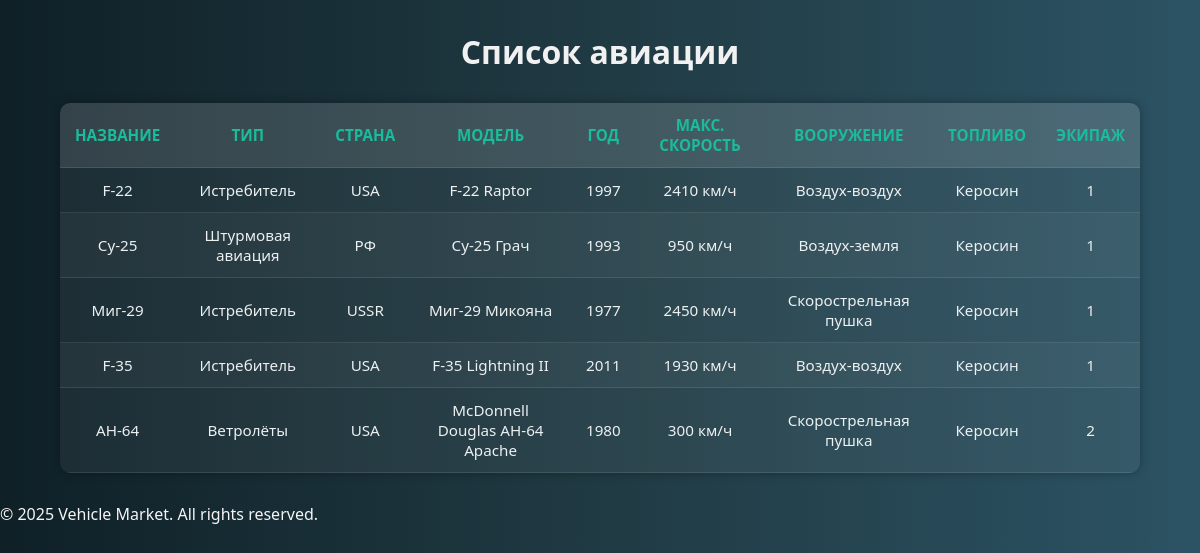
Screenshot of /aviation with the database file from the repository.
### market/models.py (models this page shows)
class Aviation(models.Model):
    class AviationTypes(models.TextChoices):
        JET = 'jet', 'Истребитель'
        SHTORM_AVIATION = 'shtorm_aviation', 'Штурмовая авиация'
        HELICOPTER = 'helicopter', 'Ветролёты'
    class WeaponTypes(models.TextChoices):
        GUN = 'gun', 'Скорострельная пушка'
        ROCKET_AIR_EARTH = 'rocket_air_earth', 'Воздух-земля'
        ROCKET_AIR_AIR = 'rocket_air_air', 'Воздух-воздух'
    class FuelTypes(models.TextChoices):
        KEROSINE = 'kerosene', 'Керосин'
        GAZOLIE = 'gazoline', 'Бензин'
    name = models.CharField(max_length=50)
    type = models.CharField(choices = AviationTypes.choices, max_length=50)
    country = models.CharField(max_length=100)
    model = models.CharField(max_length=100)
    year = models.IntegerField()
    max_speed = models.IntegerField()
    weapon_type = models.CharField(choices = WeaponTypes.choices, max_length=50)
    fuel = models.CharField(choices = FuelTypes.choices, max_length=50)
    crew = models.IntegerField()

### market/views.py (the view)
# urls.py: path('aviation', views.aviation_list),
def aviation_list(request):
    aviation = Aviation.objects.all()
    return render(request, 'market/aviation_list.html', {'aviation': aviation})

### templates/market/aviation_list.html (shortened to what this page needs)
{% extends 'base.html' %}
{% block content %}
<h2>Список авиации</h2>
<table>
    <thead>
        <tr>
            <th>Название</th>
            <th>Тип</th>
            <th>Страна</th>
            <th>Модель</th>
            <th>Год</th>
            <th>Макс. скорость</th>
            <th>Вооружение</th>
            <th>Топливо</th>
            <th>Экипаж</th>
        </tr>
    </thead>
    <tbody>
        {% for a in aviation %}
        <tr>
            <td>{{ a.name }}</td>
            <td>{{ a.get_type_display }}</td>
            <td>{{ a.country }}</td>
            <td>{{ a.model }}</td>
            <td>{{ a.year }}</td>
            <td>{{ a.max_speed }} км/ч</td>
            <td>{{ a.get_weapon_type_display }}</td>
            <td>{{ a.get_fuel_display }}</td>
            <td>{{ a.crew }}</td>
        </tr>
        {% empty %}
        <tr>
            <td colspan="9" class="no-data">Нет данных.</td>
        </tr>
        {% endfor %}
    </tbody>
</table>
{% endblock %}

### templates/base.html (shortened to what this page needs)
<!DOCTYPE html>
<html lang="en">
<head>
</head>
<body>
    <main class="container">
        {% block content %}{% endblock %}
    </main>
    <footer>
        <div class="container">
            <p>&copy; 2025 Vehicle Market. All rights reserved.</p>
        </div>
    </footer>
</body>
</html>

### templates/market/aviation_list.html (style rules this page uses)
body { background: linear-gradient(to right, #0f2027, #203a43, #2c5364); font-family: 'Segoe UI', Tahoma, Geneva, Verdana, sans-serif; color: #f5f5f5; margin: 0; padding: 0; }
h2 { text-align: center; margin-top: 30px; font-size: 2rem; color: #f1f1f1; }
table { width: 90%; margin: 30px auto; border-collapse: collapse; background-color: rgba(255, 255, 255, 0.05); box-shadow: 0 0 10px rgba(0, 0, 0, 0.3); border-radius: 10px; overflow: hidden; }
thead { background-color: rgba(255, 255, 255, 0.1); }
th, td { padding: 12px 15px; text-align: center; border-bottom: 1px solid rgba(255, 255, 255, 0.1); }
th { font-weight: bold; color: #1abc9c; text-transform: uppercase; font-size: 0.95rem; }
tr:nth-child(even) { background-color: rgba(255, 255, 255, 0.03); }
td { color: #ecf0f1; font-size: 0.95rem; }

### rows the page displays
Aviation: name "F-22", type "Истребитель", country "USA", model "F-22 Raptor", year "1997", max_speed "2410", weapon_type "Воздух-воздух", fuel "Керосин", crew "1"
Aviation: name "Су-25", type "Штурмовая авиация", country "РФ", model "Су-25 Грач", year "1993", max_speed "950", weapon_type "Воздух-земля", fuel "Керосин", crew "1"
Aviation: name "Миг-29", type "Истребитель", country "USSR", model "Миг-29 Микояна", year "1977", max_speed "2450", weapon_type "Скорострельная пушка", fuel "Керосин", crew "1"
Aviation: name "F-35", type "Истребитель", country "USA", model "F-35 Lightning II", year "2011", max_speed "1930", weapon_type "Воздух-воздух", fuel "Керосин", crew "1"
Aviation: name "AH-64", type "Ветролёты", country "USA", model "McDonnell Douglas AH-64 Apache", year "1980", max_speed "300", weapon_type "Скорострельная пушка", fuel "Керосин", crew "2"
